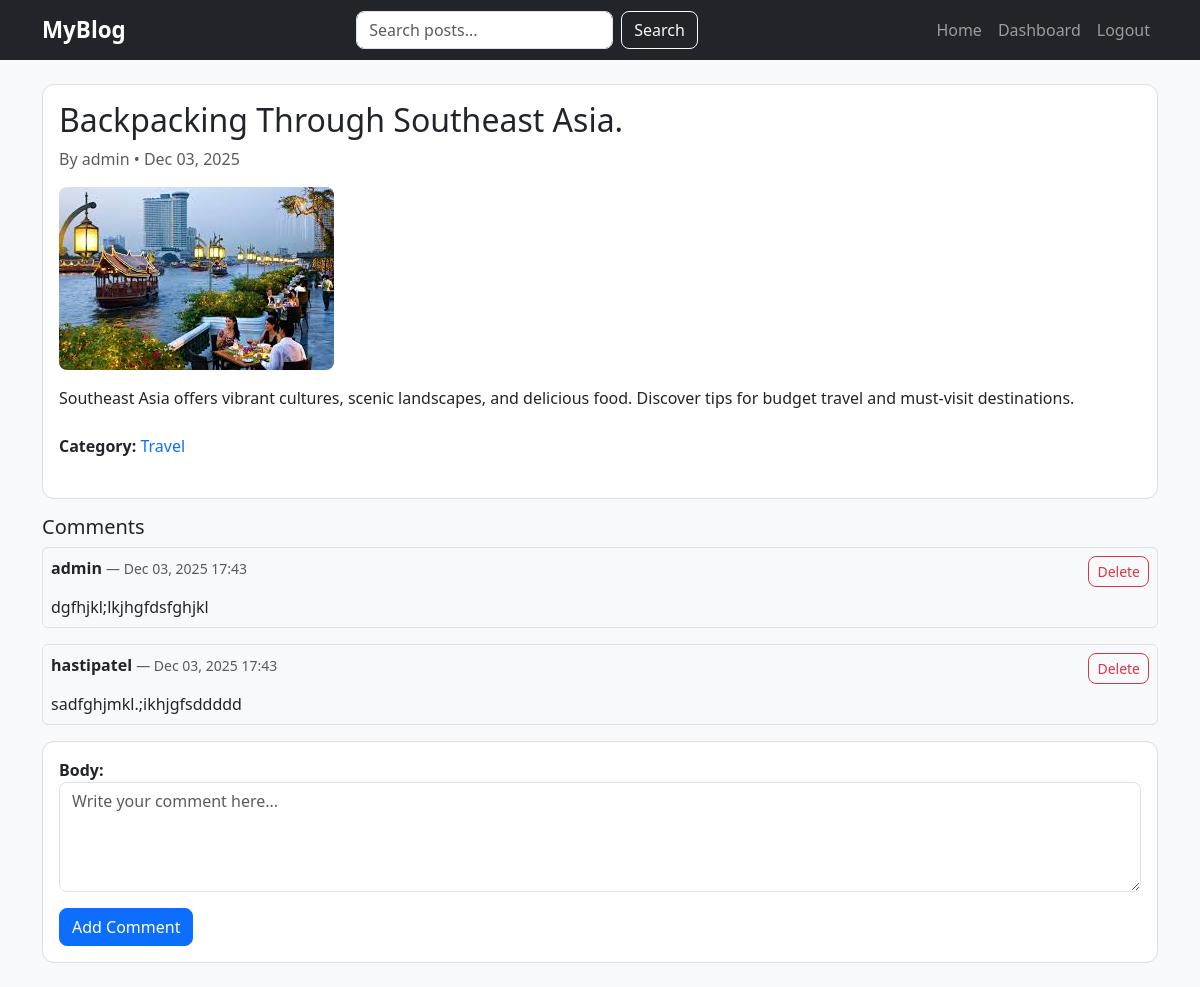
The app's page /post/backpacking-through-southeast-asia/ (signed in) with its own data.
### myblog/models.py (models this page shows, shortened)
class Post(models.Model):
    STATUS_CHOICES = (('draft', 'Draft'), ('published', 'Published'))
    title = models.CharField(max_length=200)
    slug = models.SlugField(max_length=220, unique=True, blank=True)
    author = models.ForeignKey(User, on_delete=models.CASCADE)
    content = models.TextField()
    feature_image = models.ImageField(upload_to='posts/', blank=True, null=True)
    category = models.ForeignKey(Category, on_delete=models.SET_NULL, null=True, blank=True)
    status = models.CharField(max_length=10, choices=STATUS_CHOICES, default='draft')
    created_at = models.DateTimeField(auto_now_add=True)
    updated_at = models.DateTimeField(auto_now=True)
    category = models.ForeignKey(Category, on_delete=models.CASCADE, related_name='posts')
    class Meta:
        ordering = ['-created_at']

class Category(models.Model):
    name = models.CharField(max_length=100, unique=True)
    slug = models.SlugField(unique=True)

class Comment(models.Model):
    post = models.ForeignKey(Post, on_delete=models.CASCADE, related_name='comments')
    user = models.ForeignKey(User, on_delete=models.CASCADE)
    body = models.TextField()
    created_at = models.DateTimeField(auto_now_add=True)

### myblog/views.py (the view)
# urls.py: path('post/<slug:slug>/', views.post_detail, name='post_detail'),
def post_detail(request, slug):
    post = get_object_or_404(Post, slug=slug, status='published')
    comments = post.comments.all()
    if request.method == 'POST':
        if not request.user.is_authenticated:
            messages.error(request, 'You must be logged in to comment')
            return redirect('login')
        comment_form = CommentForm(request.POST)
        if comment_form.is_valid():
            comment = comment_form.save(commit=False)
            comment.post = post
            comment.user = request.user
            comment.save()
            messages.success(request, 'Comment added successfully!')
            return redirect(post.get_absolute_url())
        else:
            messages.warning(request,"Comment cannot be empty.")
    else:
        comment_form = CommentForm()
    return render(request, 'blog/post_detail.html', {'post': post, 'comments': post.comments.all(),'comment_form': comment_form})

### myblog/forms.py
class CommentForm(forms.ModelForm):
    class Meta:
        model = Comment
        fields = ['body']
        widgets = {
            'body': forms.Textarea(attrs={'rows': 4, 'class': 'form-control', 'placeholder': 'Write your comment here...'}),
        }

### myblog/templates/blog/post_detail.html (shortened to what this page needs)
{% extends 'blog/base.html' %}
{% block content %}
<div class="card mb-3">
  <div class="card-body">
    <h2>{{ post.title }}</h2>
    <p class="text-muted">
      By {{ post.author.username }} • {{ post.created_at|date:'M d, Y' }}
    </p>
    {% if post.feature_image %}
      <img src="{{ post.feature_image.url }}" class="img-fluid mb-3" alt="{{ post.title }}">
    {% endif %}
    <div class="mb-4">
      {{ post.content|safe }}
    </div>
    <div class="mb-4">
      <strong>Category:</strong>
      {% if post.category %}
        <a href="{% url 'category_posts' post.category.slug %}">
            {{ post.category.name }}
        </a>
      {% else %}
        <span class="text-muted">Uncategorized</span>
      {% endif %}
    </div>
  </div>
</div>
<h5>Comments</h5>
{% for comment in comments %}
  <div class="mb-3 border rounded p-2">
    <div class="d-flex justify-content-between">
      <div>
        <strong>{{ comment.user.username }}</strong>
        <small class="text-muted"> — {{ comment.created_at|date:'M d, Y H:i' }}</small>
      </div>
      <div>
        {% if user.is_authenticated and user == comment.user or user.is_authenticated and user == post.author or user.is_staff %}
          <form method="post" action="{% url 'comment_delete' comment.pk %}" style="display:inline;">
            <button class="btn btn-sm btn-outline-danger" type="submit">Delete</button>
          </form>
        {% endif %}
      </div>
    </div>
    <p class="mb-0 mt-2">{{ comment.body }}</p>
  </div>
{% empty %}
  <p>No comments yet.</p>
{% endfor %}
{% if user.is_authenticated %}
  <div class="card mt-3 p-3">
    <form method="post" action="{% url 'add_comment' post.id %}">
      {{ comment_form.as_p }}
      <button class="btn btn-primary">Add Comment</button>
    </form>
  </div>
{% else %}
  <p class="mt-3">
    <a href="{% url 'login' %}">Login</a> to comment.
  </p>
{% endif %}
{% endblock %}

### static/css/styles.css (style rules this page uses)
body { background-color: #f8f9fa; font-family: 'Segoe UI', Tahoma, Geneva, Verdana, sans-serif; }
a { text-decoration: none; }
* { transition: 0.2s ease-in-out; }
.card { border-radius: 12px; overflow: hidden; border: 1px solid #ddd; background: #fff; }
.card img { border-radius: 8px; object-fit: cover; }
form label { font-weight: 600; }
form input, form select, form textarea { border-radius: 8px !important; }
button { border-radius: 8px !important; }

### records on screen
Post: title "Backpacking Through Southeast Asia.", author.username "admin", created_at "Dec 03, 2025", feature_image (picture), content "Southeast Asia offers vibrant cultures, scenic landscapes, and delicious food. Discover tips for budget travel and must-visit destinations.", category.name "Travel"
Comment: user.username "admin", created_at "Dec 03, 2025 17:43", shows "Delete", body "dgfhjkl;lkjhgfdsfghjkl"
Comment: user.username "hastipatel", created_at "Dec 03, 2025 17:43", shows "Delete", body "sadfghjmkl.;ikhjgfsddddd"
